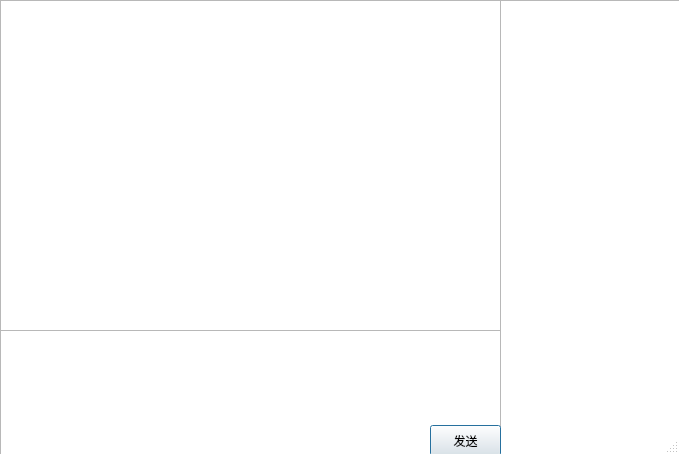
<?xml version="1.0" encoding="UTF-8"?>
<ui version="4.0">
 <class>Dialog</class>
 <widget class="QDialog" name="Dialog">
  <property name="geometry">
   <rect>
    <x>0</x>
    <y>0</y>
    <width>679</width>
    <height>454</height>
   </rect>
  </property>
  <property name="minimumSize">
   <size>
    <width>679</width>
    <height>454</height>
   </size>
  </property>
  <property name="maximumSize">
   <size>
    <width>679</width>
    <height>454</height>
   </size>
  </property>
  <property name="windowTitle">
   <string>Dialog</string>
  </property>
  <property name="sizeGripEnabled">
   <bool>true</bool>
  </property>
  <widget class="QListWidget" name="listWidget">
   <property name="geometry">
    <rect>
     <x>500</x>
     <y>0</y>
     <width>181</width>
     <height>461</height>
    </rect>
   </property>
   <property name="maximumSize">
    <size>
     <width>16777211</width>
     <height>16777215</height>
    </size>
   </property>
  </widget>
  <widget class="QPlainTextEdit" name="plainTextEdit">
   <property name="geometry">
    <rect>
     <x>0</x>
     <y>0</y>
     <width>501</width>
     <height>331</height>
    </rect>
   </property>
  </widget>
  <widget class="QPlainTextEdit" name="plainTextEdit_2">
   <property name="geometry">
    <rect>
     <x>0</x>
     <y>330</y>
     <width>501</width>
     <height>131</height>
    </rect>
   </property>
  </widget>
  <widget class="QPushButton" name="pushButton">
   <property name="geometry">
    <rect>
     <x>430</x>
     <y>425</y>
     <width>71</width>
     <height>31</height>
    </rect>
   </property>
   <property name="text">
    <string>发送</string>
   </property>
  </widget>
 </widget>
 <resources/>
 <connections/>
</ui>
